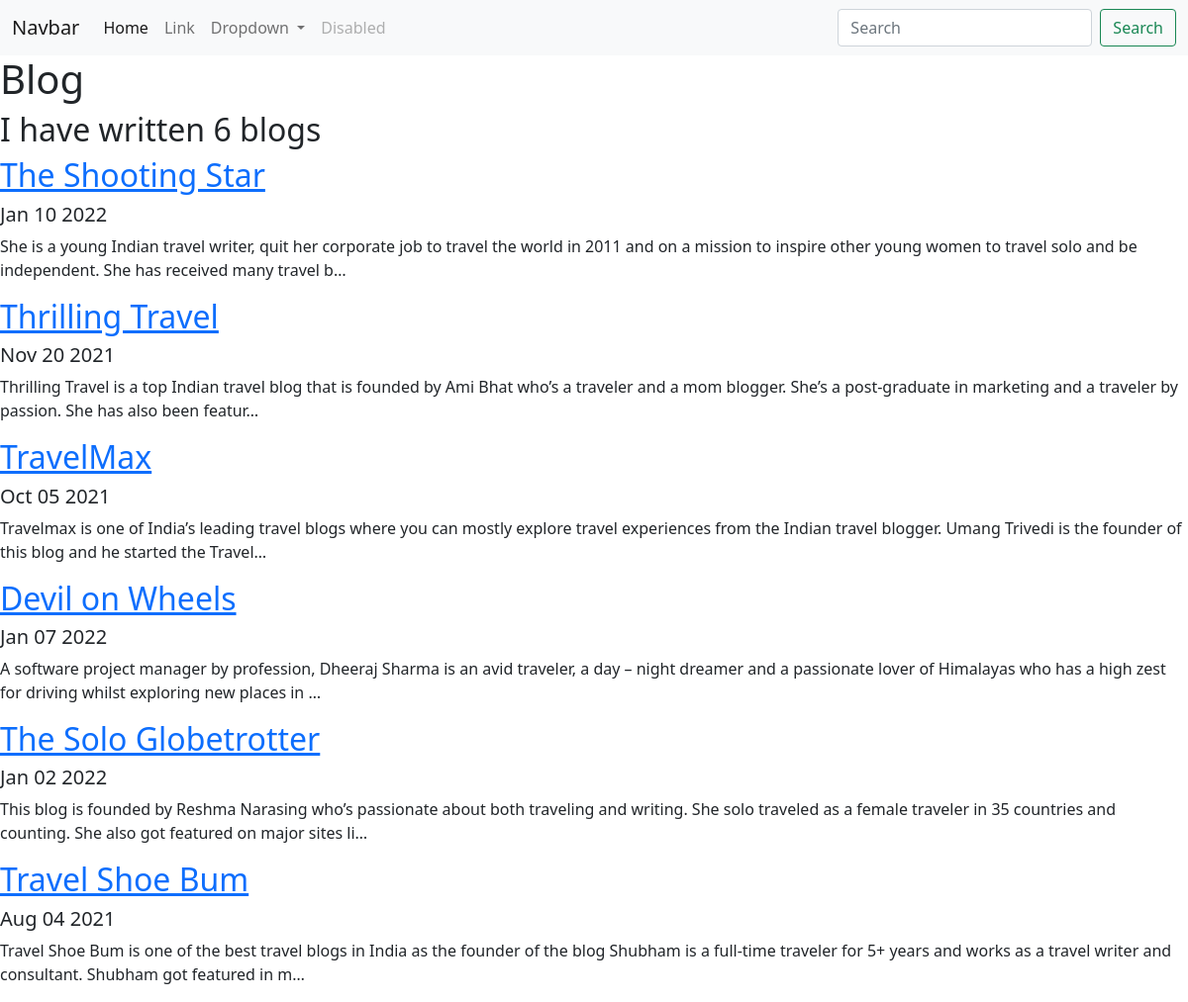
Screenshot of /blog/ with the database file from the repository.
### blog/models.py (models this page shows, shortened)
class Blog(models.Model):
    title=models.CharField(max_length=200,default='Default')
    description =models.TextField()
    date =models.DateField()

### blog/views.py (the view)
# urls.py: path('', views.all_blogs,name="all_blogs"),
def all_blogs(request):
    blogs = Blog.objects.all()
    return render(request,'blog/all_blogs.html',{'blogs':blogs})

### blog/templates/blog/all_blogs.html
{% extends 'portfolio/base.html' %}
{% block content %}
<h1>Blog</h1>
<h2>I have written {{ blogs.count }} blog{{blogs.count|pluralize}}</h2>
{% for blog in blogs %}
<a href="{% url 'blog:detail' blog.id %}"><h2>{{blog.title}}</h2></a>
<h5>{{blog.date| date:'M d Y'}}</h5>
<p>{{blog.description | truncatechars:200}}</p>
{% endfor %}
{% endblock %}

### rows the page displays
Blog: title "The Shooting Star", date "Jan 10 2022", description "She is a young Indian travel writer, quit her corporate job to travel the world in 2011 and on a mission to inspire other young women to travel solo and be independent. She has received many travel b…"
Blog: title "Thrilling Travel", date "Nov 20 2021", description "Thrilling Travel is a top Indian travel blog that is founded by Ami Bhat who’s a traveler and a mom blogger. She’s a post-graduate in marketing and a traveler by passion. She has also been featur…"
Blog: title "TravelMax", date "Oct 05 2021", description "Travelmax is one of India’s leading travel blogs where you can mostly explore travel experiences from the Indian travel blogger. Umang Trivedi is the founder of this blog and he started the Travel…"
Blog: title "Devil on Wheels", date "Jan 07 2022", description "A software project manager by profession, Dheeraj Sharma is an avid traveler, a day – night dreamer and a passionate lover of Himalayas who has a high zest for driving whilst exploring new places in …"
Blog: title "The Solo Globetrotter", date "Jan 02 2022", description "This blog is founded by Reshma Narasing who’s passionate about both traveling and writing. She solo traveled as a female traveler in 35 countries and counting. She also got featured on major sites li…"
Blog: title "Travel Shoe Bum", date "Aug 04 2021", description "Travel Shoe Bum is one of the best travel blogs in India as the founder of the blog Shubham is a full-time traveler for 5+ years and works as a travel writer and consultant. Shubham got featured in m…"

### other values shown
{{ blogs.count }} "6"
